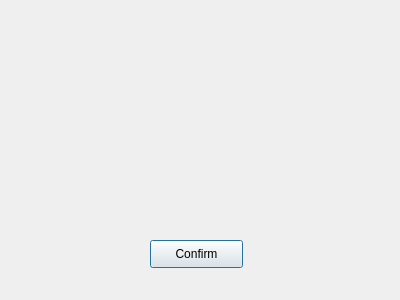
<?xml version="1.0" encoding="UTF-8"?>
<ui version="4.0">
 <class>youwin</class>
 <widget class="QDialog" name="youwin">
  <property name="geometry">
   <rect>
    <x>0</x>
    <y>0</y>
    <width>400</width>
    <height>300</height>
   </rect>
  </property>
  <property name="windowTitle">
   <string>Dialog</string>
  </property>
  <widget class="QPushButton" name="confirm">
   <property name="geometry">
    <rect>
     <x>150</x>
     <y>240</y>
     <width>93</width>
     <height>28</height>
    </rect>
   </property>
   <property name="text">
    <string>Confirm</string>
   </property>
  </widget>
  <widget class="QLabel" name="label">
   <property name="geometry">
    <rect>
     <x>110</x>
     <y>30</y>
     <width>341</width>
     <height>181</height>
    </rect>
   </property>
   <property name="text">
    <string>&lt;html&gt;&lt;head/&gt;&lt;body&gt;&lt;p&gt;&lt;img src=&quot;:/img/icon.jpg&quot; width = 200 height = 200/&gt;&lt;/p&gt;&lt;/body&gt;&lt;/html&gt;</string>
   </property>
  </widget>
 </widget>
 <resources/>
 <connections/>
</ui>
